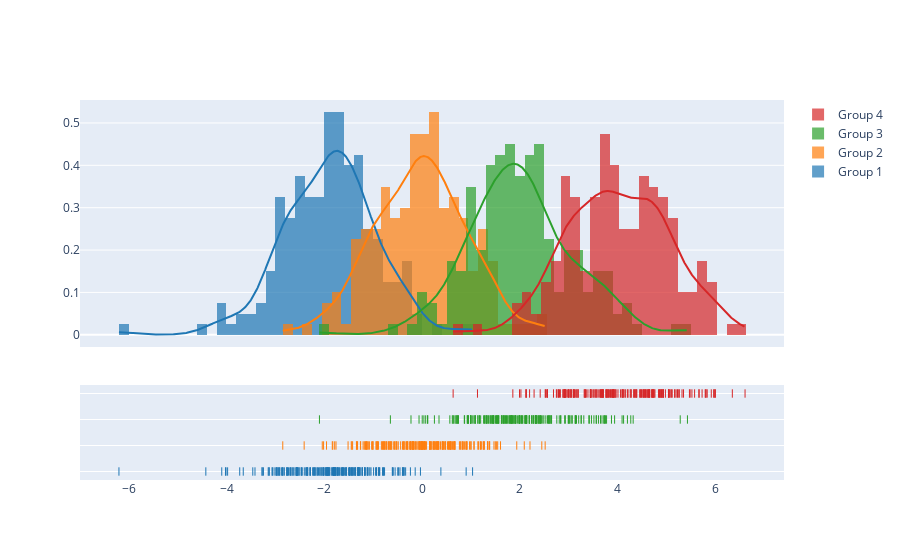

Notebook code for this chart:
### Code cell
import plotly.figure_factory as ff

# Add histogram data
x1 = np.random.randn(200) - 2
x2 = np.random.randn(200)
x3 = np.random.randn(200) + 2
x4 = np.random.randn(200) + 4

# Group data together
hist_data = [x1, x2, x3, x4]

group_labels = ['Group 1', 'Group 2', 'Group 3', 'Group 4']

# Create distplot with custom bin_size
fig = ff.create_distplot(hist_data, group_labels, bin_size=.2)
fig.show()

### Figure 1 — Plotly figure (JSON) as saved in the notebook; plotly's stock layout.template omitted (floating-point values rounded to 4 significant figures; data arrays with more than 128 entries replaced by an {"elided": "..."} marker saying what was removed)
{"data": [{"autobinx": false, "histnorm": "probability density", "legendgroup": "Group 1", "marker": {"color": "rgb(31, 119, 180)"}, "name": "Group 1", "opacity": 0.7, "type": "histogram", "x": {"elided": "200 float values"}, "xaxis": "x", "xbins": {"end": 1.031, "size": 0.2, "start": -6.206}, "yaxis": "y"}, {"autobinx": false, "histnorm": "probability density", "legendgroup": "Group 2", "marker": {"color": "rgb(255, 127, 14)"}, "name": "Group 2", "opacity": 0.7, "type": "histogram", "x": {"elided": "200 float values"}, "xaxis": "x", "xbins": {"end": 2.516, "size": 0.2, "start": -2.854}, "yaxis": "y"}, {"autobinx": false, "histnorm": "probability density", "legendgroup": "Group 3", "marker": {"color": "rgb(44, 160, 44)"}, "name": "Group 3", "opacity": 0.7, "type": "histogram", "x": {"elided": "200 float values"}, "xaxis": "x", "xbins": {"end": 5.427, "size": 0.2, "start": -2.103}, "yaxis": "y"}, {"autobinx": false, "histnorm": "probability density", "legendgroup": "Group 4", "marker": {"color": "rgb(214, 39, 40)"}, "name": "Group 4", "opacity": 0.7, "type": "histogram", "x": {"elided": "200 float values"}, "xaxis": "x", "xbins": {"end": 6.606, "size": 0.2, "start": 0.6327}, "yaxis": "y"}, {"legendgroup": "Group 1", "marker": {"color": "rgb(31, 119, 180)"}, "mode": "lines", "name": "Group 1", "showlegend": false, "type": "scatter", "x": {"elided": "500 float values"}, "xaxis": "x", "y": {"elided": "500 float values"}, "yaxis": "y"}, {"legendgroup": "Group 2", "marker": {"color": "rgb(255, 127, 14)"}, "mode": "lines", "name": "Group 2", "showlegend": false, "type": "scatter", "x": {"elided": "500 float values"}, "xaxis": "x", "y": {"elided": "500 float values"}, "yaxis": "y"}, {"legendgroup": "Group 3", "marker": {"color": "rgb(44, 160, 44)"}, "mode": "lines", "name": "Group 3", "showlegend": false, "type": "scatter", "x": {"elided": "500 float values"}, "xaxis": "x", "y": {"elided": "500 float values"}, "yaxis": "y"}, {"legendgroup": "Group 4", "marker": {"color": "rgb(214, 39, 40)"}, "mode": "lines", "name": "Group 4", "showlegend": false, "type": "scatter", "x": {"elided": "500 float values"}, "xaxis": "x", "y": {"elided": "500 float values"}, "yaxis": "y"}, {"legendgroup": "Group 1", "marker": {"color": "rgb(31, 119, 180)", "symbol": "line-ns-open"}, "mode": "markers", "name": "Group 1", "showlegend": false, "type": "scatter", "x": {"elided": "200 float values"}, "xaxis": "x", "y": {"elided": "200 str values"}, "yaxis": "y2"}, {"legendgroup": "Group 2", "marker": {"color": "rgb(255, 127, 14)", "symbol": "line-ns-open"}, "mode": "markers", "name": "Group 2", "showlegend": false, "type": "scatter", "x": {"elided": "200 float values"}, "xaxis": "x", "y": {"elided": "200 str values"}, "yaxis": "y2"}, {"legendgroup": "Group 3", "marker": {"color": "rgb(44, 160, 44)", "symbol": "line-ns-open"}, "mode": "markers", "name": "Group 3", "showlegend": false, "type": "scatter", "x": {"elided": "200 float values"}, "xaxis": "x", "y": {"elided": "200 str values"}, "yaxis": "y2"}, {"legendgroup": "Group 4", "marker": {"color": "rgb(214, 39, 40)", "symbol": "line-ns-open"}, "mode": "markers", "name": "Group 4", "showlegend": false, "type": "scatter", "x": {"elided": "200 float values"}, "xaxis": "x", "y": {"elided": "200 str values"}, "yaxis": "y2"}], "layout": {"barmode": "overlay", "hovermode": "closest", "legend": {"traceorder": "reversed"}, "xaxis": {"anchor": "y2", "domain": [0.0, 1.0], "zeroline": false}, "yaxis": {"anchor": "free", "domain": [0.35, 1], "position": 0.0}, "yaxis2": {"anchor": "x", "domain": [0, 0.25], "dtick": 1, "showticklabels": false}}}
